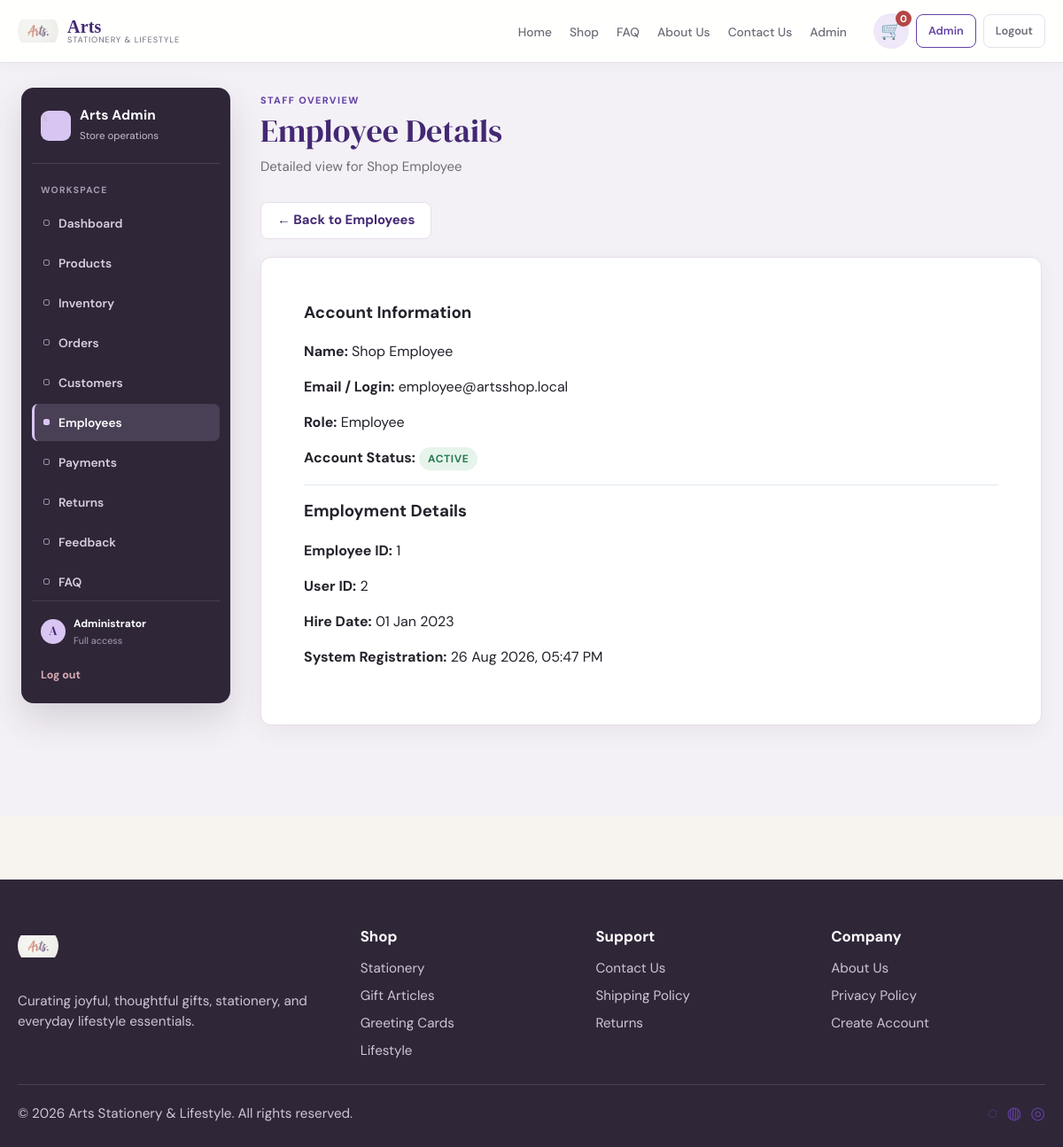
Page /admin/employee-details.php?id=2 (signed in) on the committed database.
### tables this page shows
CREATE TABLE employees (
    employee_id INT UNSIGNED NOT NULL AUTO_INCREMENT,
    user_id     INT UNSIGNED NOT NULL,
    first_name  VARCHAR(100) NOT NULL,
    last_name   VARCHAR(100) NOT NULL,
    hire_date   DATE NOT NULL,
    created_at  TIMESTAMP NOT NULL DEFAULT CURRENT_TIMESTAMP,
    PRIMARY KEY (employee_id),
    UNIQUE KEY uq_employees_user_id (user_id),
    KEY idx_employees_name (last_name, first_name),
    CONSTRAINT fk_employees_user
        FOREIGN KEY (user_id) REFERENCES users (user_id)
        ON DELETE CASCADE ON UPDATE CASCADE
);

CREATE TABLE users (
    user_id       INT UNSIGNED NOT NULL AUTO_INCREMENT,
    email         VARCHAR(255) NOT NULL,
    password_hash VARCHAR(255) NOT NULL,
    role          ENUM('customer', 'employee', 'admin') NOT NULL,
    status        ENUM('active', 'inactive') NOT NULL DEFAULT 'active',
    created_at    TIMESTAMP NOT NULL DEFAULT CURRENT_TIMESTAMP,
    updated_at    TIMESTAMP NOT NULL DEFAULT CURRENT_TIMESTAMP ON UPDATE CURRENT_TIMESTAMP,
    PRIMARY KEY (user_id),
    UNIQUE KEY uq_users_email (email),
    KEY idx_users_role (role),
    KEY idx_users_status (status)
);

### includes/auth.php (called while the page is built, shortened)
<?php
function is_logged_in(): bool
{
    return !empty($_SESSION['user_id']) && !empty($_SESSION['user_role']);
}
function current_user_role(): ?string
{
    return $_SESSION['user_role'];
}

### admin/employee-details.php (the view, shortened to what this page needs)
<?php
require_once dirname(__DIR__) . '/includes/auth.php';
require_once dirname(__DIR__) . '/includes/functions.php';
require_once dirname(__DIR__) . '/includes/header.php';
require_once dirname(__DIR__) . '/includes/navbar.php';
require_once dirname(__DIR__) . '/includes/admin-shell.php';
$db = get_db_connection();
$activePage = 'employees.php';
$adminNav = [
    'index.php' => 'Dashboard', 'products.php' => 'Products', 'inventory.php' => 'Inventory',
    'orders.php' => 'Orders', 'customers.php' => 'Customers', 'employees.php' => 'Employees',
    'payments.php' => 'Payments', 'returns.php' => 'Returns', 'feedback.php' => 'Feedback', 'faq.php' => 'FAQ'
];
$stmt = $db->prepare('
    SELECT u.user_id, u.email, u.role, u.status, u.created_at,
           e.employee_id, e.first_name, e.last_name, e.hire_date
    FROM users u
    LEFT JOIN employees e ON u.user_id = e.user_id
    WHERE u.user_id = :user_id AND u.role = "employee"
');
$stmt->execute([':user_id' => $userId]);
$employee = $stmt->fetch();
?>
<main class="admin-app">
    <div class="admin-layout">
        <?php render_admin_sidebar($adminNav, $activePage, $basePath); ?>
        <section class="admin-main">
            <?php render_admin_page_header('Employee Details', 'Detailed view for ' . htmlspecialchars(trim(($employee['first_name'] ?? '') . ' ' . ($employee['last_name'] ?? '')) ?: 'Employee account', ENT_QUOTES, 'UTF-8'), 'Staff Overview'); ?>
            <div style="margin-bottom: 20px;">
                <a href="employees.php" class="secondary-button" style="text-decoration:none;">&larr; Back to Employees</a>
            </div>
            <div style="display:grid; grid-template-columns: repeat(auto-fit, minmax(300px, 1fr)); gap: 20px; margin-bottom: 30px;">
                <div class="auth-card" style="margin:0; width:auto; max-width:100%;">
                    <h3 style="margin-top:0;">Account Information</h3>
                    <p><strong>Name:</strong> <?= htmlspecialchars(trim(($employee['first_name'] ?? '') . ' ' . ($employee['last_name'] ?? '')) ?: 'N/A', ENT_QUOTES, 'UTF-8') ?></p>
                    <p><strong>Email / Login:</strong> <a href="mailto:<?= htmlspecialchars($employee['email'], ENT_QUOTES, 'UTF-8') ?>"><?= htmlspecialchars($employee['email'], ENT_QUOTES, 'UTF-8') ?></a></p>
                    <p><strong>Role:</strong> <?= ucfirst(htmlspecialchars($employee['role'], ENT_QUOTES, 'UTF-8')) ?></p>
                    <p>
                        <strong>Account Status:</strong>
                        <span class="status-badge <?= $employee['status'] === 'active' ? 'status-delivered' : 'status-cancelled' ?>"><?= ucfirst(htmlspecialchars($employee['status'], ENT_QUOTES, 'UTF-8')) ?></span>
                    </p>
                    <hr style="margin: 15px 0; border: 0; border-top: 1px solid #e2e8f0;">
                    <h3 style="margin-top:0;">Employment Details</h3>
                    <p><strong>Employee ID:</strong> <?= $employee['employee_id'] ? htmlspecialchars($employee['employee_id'], ENT_QUOTES, 'UTF-8') : 'N/A' ?></p>
                    <p><strong>User ID:</strong> <?= htmlspecialchars($employee['user_id'], ENT_QUOTES, 'UTF-8') ?></p>
                    <p><strong>Hire Date:</strong> <?= $employee['hire_date'] ? date('d M Y', strtotime($employee['hire_date'])) : 'N/A' ?></p>
                    <p><strong>System Registration:</strong> <?= date('d M Y, h:i A', strtotime($employee['created_at'])) ?></p>
                </div>
            </div>
        </section>
    </div>
</main>
<?php require_once dirname(__DIR__) . '/includes/footer.php'; ?>

### includes/header.php (shortened to what this page needs)
<?php
$basePath = '/Shopping-Cart';
?>
<!DOCTYPE html>
<html lang="en">
<head>
    <link rel="stylesheet" href="<?= $basePath ?>/assets/css/style.css">
    <link rel="stylesheet" href="<?= $basePath ?>/assets/css/style-enhancements.css">
</head>
<body>
    <div class="site-shell">

### includes/navbar.php (shortened to what this page needs)
<?php
require_once __DIR__ . '/auth.php';
$basePath = '/Shopping-Cart';
$navRole = current_user_role();
$navUser = current_user();
$navCartCount = 0;
?>
<header class="topbar">
    <div class="container nav-container">
        <a href="<?= $basePath ?>/index.php" class="site-logo" aria-label="Arts home">
            <img src="<?= $basePath ?>/assets/images/logo/logo.jpg" alt="Arts" class="site-logo-image">
            <span class="site-logo-copy"><strong>Arts</strong><small>stationery &amp; lifestyle</small></span>
        </a>
        <nav class="main-nav" aria-label="Main navigation">
            <a href="<?= $basePath ?>/index.php">Home</a>
            <a href="<?= $basePath ?>/products.php">Shop</a>
            <a href="<?= $basePath ?>/faq.php">FAQ</a>
            <a href="<?= $basePath ?>/about.php">About Us</a>
            <a href="<?= $basePath ?>/contact.php">Contact Us</a>
            <?php if ($navRole === 'customer'): ?>
                <a href="<?= $basePath ?>/customer/index.php">My Account</a>
            <?php elseif ($navRole === 'employee'): ?>
                <a href="<?= $basePath ?>/employee/index.php">Employee</a>
            <?php elseif ($navRole === 'admin'): ?>
                <a href="<?= $basePath ?>/admin/index.php">Admin</a>
            <?php endif; ?>
        </nav>
        <div class="nav-actions">
            <a href="<?= $basePath ?>/cart.php" class="cart-pill" aria-label="Shopping cart" data-count="<?= $navCartCount ?>">
                <span class="cart-icon">🛒</span>
            </a>
            <?php if ($navRole === 'customer'): ?>
                <a href="<?= $basePath ?>/customer/account.php" class="login-button"><?= htmlspecialchars($navUser['email'] ?? 'Account', ENT_QUOTES, 'UTF-8') ?></a>
                <a href="<?= $basePath ?>/auth/logout.php" class="login-button login-button-muted">Logout</a>
            <?php elseif ($navRole === 'employee'): ?>
                <a href="<?= $basePath ?>/employee/index.php" class="login-button">Employee Portal</a>
                <a href="<?= $basePath ?>/auth/logout.php" class="login-button login-button-muted">Logout</a>
            <?php elseif ($navRole === 'admin'): ?>
                <a href="<?= $basePath ?>/admin/index.php" class="login-button">Admin</a>
                <a href="<?= $basePath ?>/auth/logout.php" class="login-button login-button-muted">Logout</a>
            <?php else: ?>
                <a href="<?= $basePath ?>/auth/login.php" class="login-button">Login</a>
                <a href="<?= $basePath ?>/auth/register.php" class="login-button login-button-muted">Register</a>
            <?php endif; ?>
        </div>
    </div>
</header>

### includes/admin-shell.php
<?php
function render_admin_sidebar(array $adminNav, string $activePage, string $basePath): void
{
    ?>
    <aside class="admin-sidebar">
        <div class="admin-sidebar-brand">
            <span class="admin-brand-mark">A</span>
            <div>
                <strong>Arts Admin</strong>
                <span>Store operations</span>
            </div>
        </div>
        <div class="admin-sidebar-label">Workspace</div>
        <nav class="admin-nav" aria-label="Admin navigation">
            <?php foreach ($adminNav as $url => $label): ?>
                <a href="<?= $url ?>" class="<?= $activePage === $url ? 'is-active' : '' ?>">
                    <span class="admin-nav-marker" aria-hidden="true"></span>
                    <span><?= htmlspecialchars($label, ENT_QUOTES, 'UTF-8') ?></span>
                </a>
            <?php endforeach; ?>
        </nav>
        <div class="admin-sidebar-footer">
            <div class="admin-user-chip">
                <span class="admin-user-avatar">A</span>
                <span><strong>Administrator</strong><small>Full access</small></span>
            </div>
            <a href="<?= $basePath ?>/auth/logout.php" class="admin-logout">Log out</a>
        </div>
    </aside>
    <?php
}
function render_admin_page_header(string $title, string $description, string $eyebrow = 'Admin workspace'): void
{
    ?>
    <header class="admin-page-header">
        <div>
            <span class="admin-eyebrow"><?= htmlspecialchars($eyebrow, ENT_QUOTES, 'UTF-8') ?></span>
            <h1><?= htmlspecialchars($title, ENT_QUOTES, 'UTF-8') ?></h1>
            <p><?= htmlspecialchars($description, ENT_QUOTES, 'UTF-8') ?></p>
        </div>
    </header>
    <?php
}

### includes/footer.php
<?php $basePath = '/Shopping-Cart'; ?>
    <footer class="site-footer">
        <div class="container footer-grid">
            <div>
                <div class="footer-brand"><a href="<?= $basePath ?>/index.php" class="site-logo">
    <img
        src="<?= $basePath ?>/assets/images/logo/logo.jpg"
        alt="Arts"
        class="site-logo-image"
    >
</a></div>
                <p>Curating joyful, thoughtful gifts, stationery, and everyday lifestyle essentials.</p>
            </div>
            <div>
                <h4>Shop</h4>
                <ul>
                    <li><a href="<?= $basePath ?>/products.php">Stationery</a></li>
                    <li><a href="<?= $basePath ?>/products.php">Gift Articles</a></li>
                    <li><a href="<?= $basePath ?>/products.php">Greeting Cards</a></li>
                    <li><a href="<?= $basePath ?>/products.php">Lifestyle</a></li>
                </ul>
            </div>
            <div>
                <h4>Support</h4>
                <ul>
                    <li><a href="<?= $basePath ?>/contact.php">Contact Us</a></li>
                    <li><a href="<?= $basePath ?>/cart.php">Shipping Policy</a></li>
                    <li><a href="<?= $basePath ?>/customer/returns.php">Returns</a></li>
                </ul>
            </div>
            <div>
                <h4>Company</h4>
                <ul>
                    <li><a href="<?= $basePath ?>/about.php">About Us</a></li>
                    <li><a href="<?= $basePath ?>/privacy.php">Privacy Policy</a></li>
                    <li><a href="<?= $basePath ?>/auth/register.php">Create Account</a></li>
                </ul>
            </div>
        </div>
        <div class="container footer-bottom">
            <p>© 2026 Arts Stationery & Lifestyle. All rights reserved.</p>
            <div class="socials" aria-label="Social media links">
                <span>◌</span>
                <span>◍</span>
                <span>◎</span>
            </div>
        </div>
    </footer>
</div>
</body>
</html>

### rows in the picture
employees: first_name+last_name "Shop Employee", user.email "employee@artsshop.local", user.role "Employee", user.status "ACTIVE", employee_id "1", user.user_id "2", hire_date "01 Jan 2023", user.created_at "26 Aug 2026, 05:47 PM"

### other values in the picture
$label "Dashboard"
$label "Products"
$label "Inventory"
$label "Orders"
$label "Customers"
$label "Employees"
$label "Payments"
$label "Returns"
$label "Feedback"
$label "FAQ"
$eyebrow "STAFF OVERVIEW"
$title "Employee Details"
$description "Detailed view for Shop Employee"
